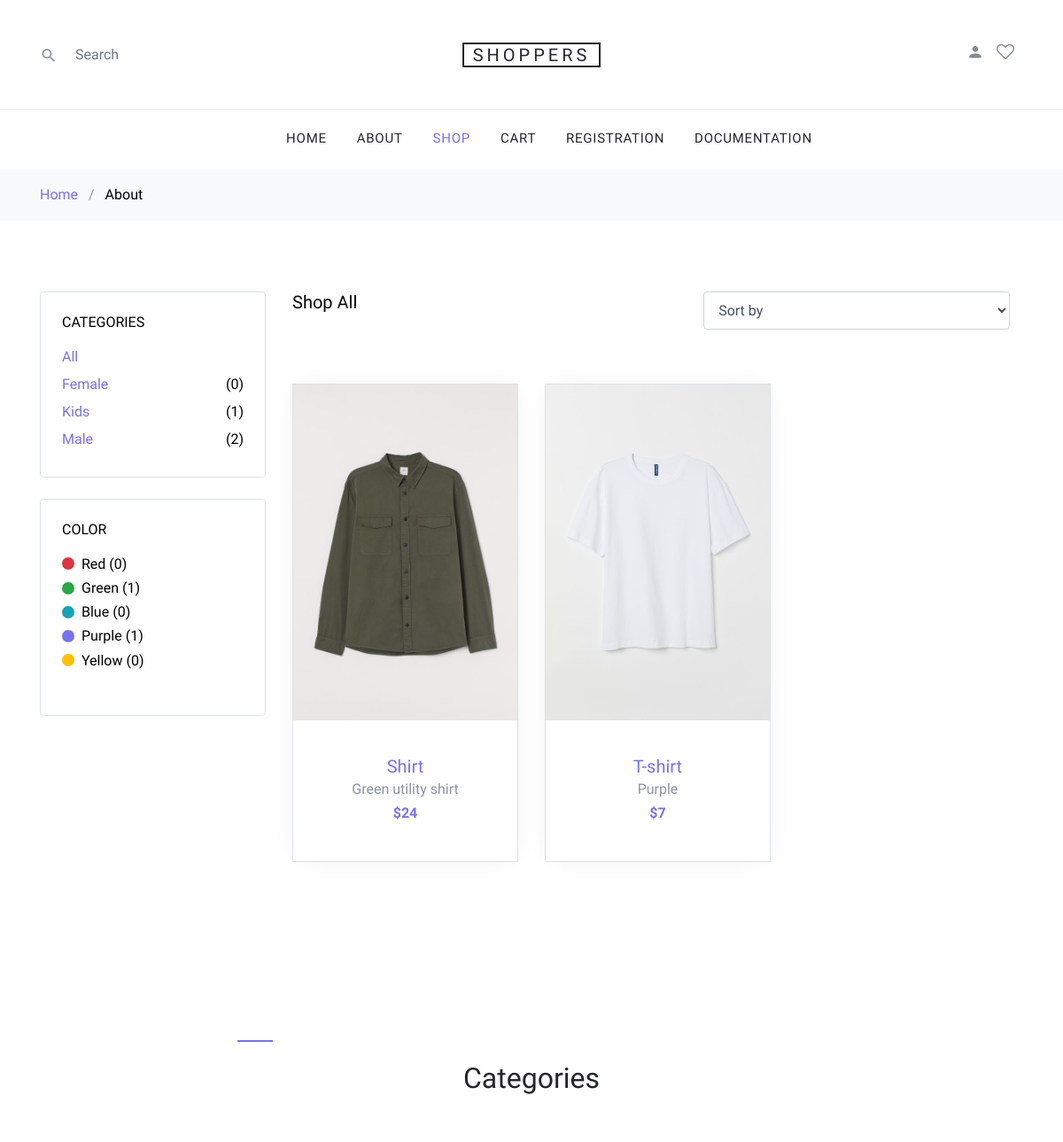
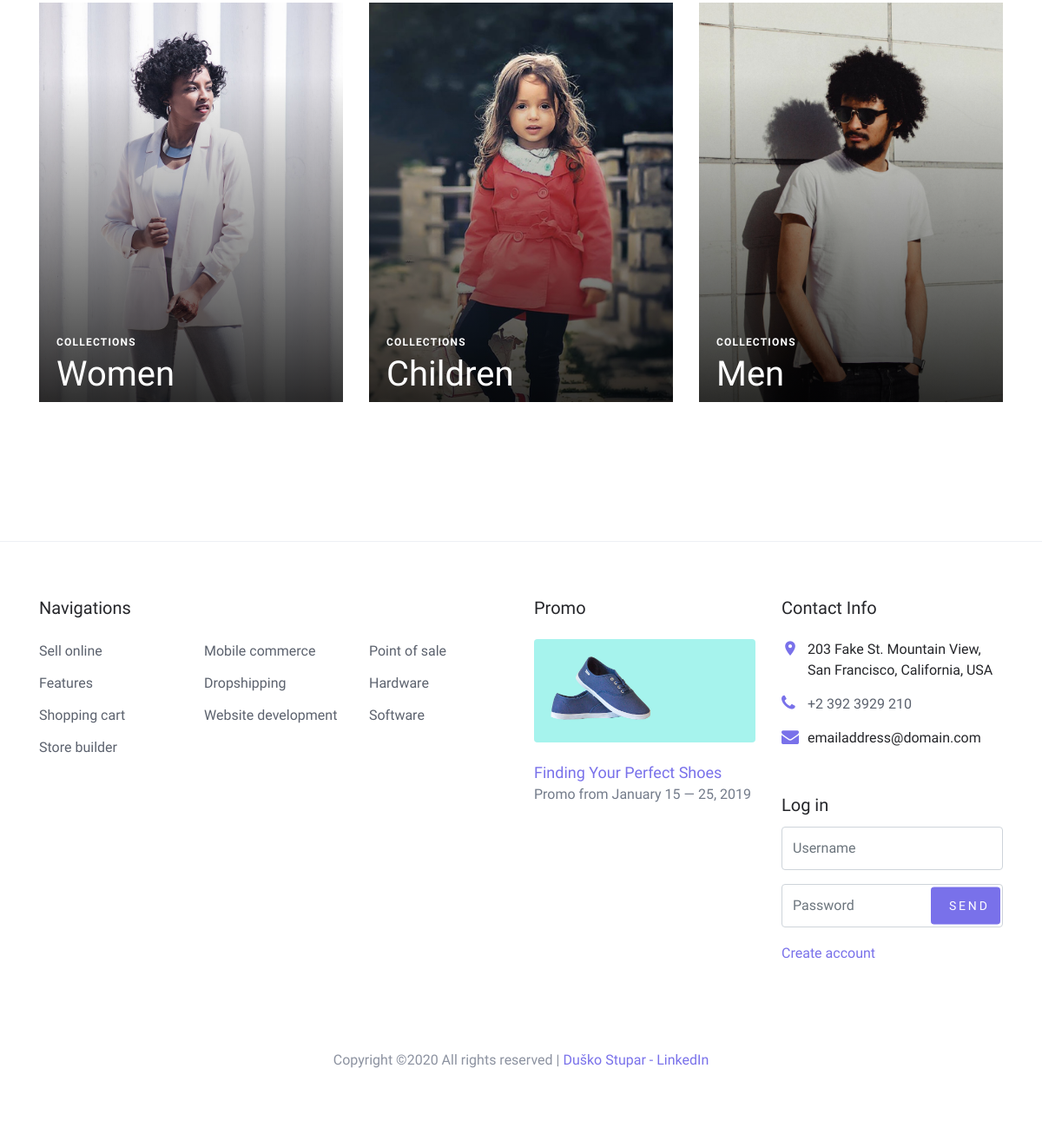
The app's page /index.php?page=shop with its own data (2 pictures, top to bottom).
### tables this page shows
CREATE TABLE `products` (
  `id` int(10) NOT NULL,
  `title` varchar(20) NOT NULL,
  `description` varchar(50) NOT NULL,
  `price` int(10) NOT NULL,
  `date` timestamp NOT NULL DEFAULT current_timestamp(),
  `id_category` int(10) NOT NULL,
  `id_color` int(10) NOT NULL,
  `id_image` int(10) NOT NULL
);

CREATE TABLE `images` (
  `id` int(10) NOT NULL,
  `large` varchar(80) NOT NULL,
  `small` varchar(80) NOT NULL
);

CREATE TABLE `gender` (
  `id` int(10) NOT NULL,
  `title` varchar(10) NOT NULL
);

CREATE TABLE `color` (
  `id` int(10) NOT NULL,
  `title` varchar(20) NOT NULL,
  `color_code` varchar(20) NOT NULL
);

### app/Controllers/Controller.php (called while the page is built, shortened)
<?php
    class Controller {
        protected function view($file, $data = []){
            include_once "app/views/inc/head.php";
            include_once "app/views/inc/header.php";
            include_once "app/views/content/$file.php";
            include_once "app/views/inc/footer.php";
        }
    }

### app/Controllers/ShopController.php (called while the page is built, shortened)
<?php
    class ShopController extends Controller {
        public function index() {
            global $database;
            $productModel = new Product($database);
            $categoryModel = new Category($database);
            $colorModel = new Color($database);
            $genderModel = new Gender($database);
            $products = $productModel->getAllProducts();
            $categories = $categoryModel->getAllCategories();
            $colors = $colorModel->getAllColors();
            $genders = $genderModel->getAllGenders();
            $count = [];
            foreach($colors as $color) {
                array_push($count, $colorModel->getNumberOfProducts($color->id));
            }
            $genderCount = [];
            foreach($genders as $gender) {
                array_push($genderCount, $genderModel->getNumberOfProducts($gender->id));
            }
            $this->view("shop", [
                "products" => $products,
                "categories" => $categories,
                "colorsAndCount" => [
                    "colors" => $colors,
                    "count" => $count
                ],
                "gendersAndCount" => [
                    "genders" => $genders,
                    "count" => $genderCount
                ]
            ]);
        }
    }

### app/Models/Database.php (called while the page is built, shortened)
<?php
    class Database {
        private $conn;
        public function __construct(){
            try{
                $this->conn = new \PDO("mysql:host=".SERVER.";dbname=".DBNAME.";charset=utf8", USER, PASSWORD);
                $this->conn->setAttribute(\PDO::ATTR_ERRMODE, \PDO::ERRMODE_EXCEPTION);
                $this->conn->setAttribute(\PDO::ATTR_DEFAULT_FETCH_MODE, \PDO::FETCH_OBJ);
            }catch(PDOException $ex) {
                echo $ex->getMessage();
            }
        }
        public function executeQuery($query) {
            return $this->conn->query($query)->fetchAll();
        }
        public function executeSingleQuery($query) {
            return $this->conn->query($query)->fetch();
        }
    }

### app/Models/products/Product.php (called while the page is built, shortened)
<?php
    class Product {
        private $database;
        public function __construct(Database $database) {
            $this->database = $database;
        }
        public function getAllProducts() {
            return $this->database->executeQuery("SELECT *, p.id AS product_id FROM products p INNER JOIN images i ON p.id_image = i.id");
        }
    }

### app/Models/products/Gender.php (called while the page is built, shortened)
<?php
    class Gender {
        private $database;
        public function __construct(Database $database) {
            $this->database = $database;
        }
        public function getAllGenders() {
            return $this->database->executeQuery("SELECT * FROM gender");
        }
        public function getNumberOfProducts($genderId) {
            return $this->database->executeSingleQuery("SELECT COUNT(*) AS gender_count FROM gender_product WHERE id_gender = $genderId");
        }
    }

### app/Models/products/Color.php (called while the page is built, shortened)
<?php
    class Color {
        private $database;
        public function __construct(Database $database) {
            $this->database = $database;
        }
        public function getAllColors() {
            return $this->database->executeQuery("SELECT * FROM color");
        }
        public function getNumberOfProducts($colorId) {
            return $this->database->executeSingleQuery("SELECT COUNT(*) AS color_count FROM products WHERE id_color = $colorId");
        }
    }

### app/Views/content/shop.php (the view, shortened to what this page needs)
<div class="site-section">
  <div class="container">
    <div class="row mb-5">
      <div class="col-md-9 order-2">
        <div class="row">
          <div class="col-md-12 mb-5">
            <div class="float-md-left mb-4"><h2 class="text-black h5">Shop All</h2></div>
            <div class="d-flex">
                <div class="col-md-6">
                <select class="form-control" id="ddl_sort" name="ddl_sort">
                <option value="0">Sort by</option>
                </select>
              </div>
            </div>
          </div>
        </div>
        <div class="row mb-5" id="products">
        <?php
            foreach($data['products'] as $product):
        ?>
          <div class="col-sm-6 col-lg-4 mb-4" data-aos="fade-up">
            <div class="block-4 text-center border">
              <figure class="block-4-image">
                <a href="#"><img src="<?= $product->large?>" alt="<?= $product->title?>" class="img-fluid"></a>
              </figure>
              <div class="block-4-text p-4">
                <h3><a href="#"><?= $product->title?></a></h3>
                <p class="mb-0"><?= $product->description?></p>
                <p class="text-primary font-weight-bold">$<?= $product->price?></p>
              </div>
            </div>
          </div>
          <?php endforeach;?>
        </div>
        <div class="row" data-aos="fade-up">
          <div class="col-md-12 text-center">
          </div>
        </div>
      </div>
      <div class="col-md-3 order-1 mb-5 mb-md-0">
        <div class="border p-4 rounded mb-4">
          <h3 class="mb-3 h6 text-uppercase text-black d-block">Categories</h3>
          <ul class="list-unstyled mb-0">
          <li class="mb-1"><a href="#" class="d-flex filter-gender" data-gender="0"><span>All</span> <span class="text-black ml-auto"></span></a></li>
          <?php
            $br = 0;
            foreach($data['gendersAndCount']['genders'] as $gender):
              $count = $data['gendersAndCount']['count'][$br++]->gender_count;
          ?>
            <li class="mb-1"><a href="#" class="d-flex filter-gender" data-gender="<?=$gender->id?>"><span><?=$gender->title?></span> <span class="text-black ml-auto">(<?=$count?>)</span></a></li>
            <?php endforeach; ?>
          </ul>
        </div>
        <div class="border p-4 rounded mb-4">
          <div class="mb-4">
            <h3 class="mb-3 h6 text-uppercase text-black d-block">Color</h3>
            <?php
                $br = 0;
                foreach($data['colorsAndCount']['colors'] as $color):
                  $count = $data['colorsAndCount']['count'][$br++]->color_count;
            ?>
            <a href="#" data-color="<?=$color->id?>" class="d-flex color-item align-items-center filter-colors" >
              <span class="bg-<?=$color->color_code?> color d-inline-block rounded-circle mr-2"></span> <span class="text-black"><?=$color->title?> (<?=$count?>)</span>
            </a>
              <?php endforeach;?>
          </div>
        </div>
      </div>
    </div>
    <div class="row">
      <div class="col-md-12">
        <div class="site-section site-blocks-2">
            <div class="row justify-content-center text-center mb-5">
              <div class="col-md-7 site-section-heading pt-4">
                <h2>Categories</h2>
              </div>
            </div>
            <div class="row">
              <div class="col-sm-6 col-md-6 col-lg-4 mb-4 mb-lg-0" data-aos="fade" data-aos-delay="">
                <a class="block-2-item" href="#">
                  <figure class="image">
                    <img src="app/assets/images/women.jpg" alt="" class="img-fluid">
                  </figure>
                  <div class="text">
                    <span class="text-uppercase">Collections</span>
                    <h3>Women</h3>
                  </div>
                </a>
              </div>
              <div class="col-sm-6 col-md-6 col-lg-4 mb-5 mb-lg-0" data-aos="fade" data-aos-delay="100">
                <a class="block-2-item" href="#">
                  <figure class="image">
                    <img src="app/assets/images/children.jpg" alt="" class="img-fluid">
                  </figure>
                  <div class="text">
                    <span class="text-uppercase">Collections</span>
                    <h3>Children</h3>
                  </div>
                </a>
              </div>
              <div class="col-sm-6 col-md-6 col-lg-4 mb-5 mb-lg-0" data-aos="fade" data-aos-delay="200">
                <a class="block-2-item" href="#">
                  <figure class="image">
                    <img src="app/assets/images/men.jpg" alt="" class="img-fluid">
                  </figure>
                  <div class="text">
                    <span class="text-uppercase">Collections</span>
                    <h3>Men</h3>
                  </div>
                </a>
              </div>
            </div>
        </div>
      </div>
    </div>
  </div>
</div>

### records on screen
products: id_image.large (picture), title "Shirt", description "Green utility shirt", price "24"
products: id_image.large (picture), title "T-shirt", description "Purple", price "7"
gender: title "Female", count "0"
gender: title "Kids", count "1"
gender: title "Male", count "2"
color: title "Red", count "0"
color: title "Green", count "1"
color: title "Blue", count "0"
color: title "Purple", count "1"
color: title "Yellow", count "0"
